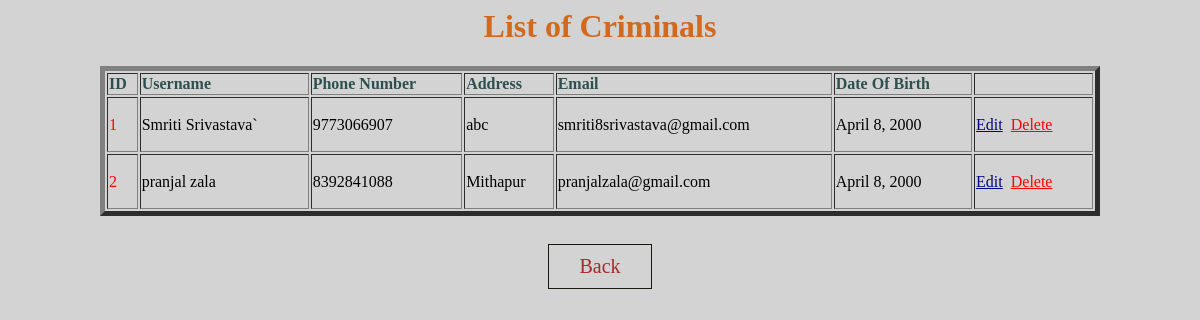
Page /criminal_list on the committed database.
### crms/models.py (models this page shows)
class Criminal(models.Model):
    name=models.CharField(max_length=50)
    phone_no=models.CharField(max_length=10,null=True)
    address=models.CharField(max_length=150,null=True)
    email=models.CharField(max_length=254,null=True)
    occupation=models.CharField(max_length=50,null=True)
    dob=models.DateField(null=True)

### crms/views.py (the view)
# urls.py: path('criminal_list',views.criminal_list,name='criminal_list'),
def criminal_list(request):
    context = {'criminal_list':Criminal.objects.all()}
    return render(request,'criminal_list.html',context)

### templates/criminal_list.html (shortened to what this page needs)
<html>
    <head>
        <body bgcolor="#D3D3D3">
            <center><h1>List of Criminals</h1></center>
            <table border="5" align="center" height=150 width=1000>
                <thead class="border-bottom font-weight-bold">
                    <tr style="font-family:'montserrat';font-weight:bold;color:darkslategrey">
                        <td>ID</td>
                        <td>Username</td>
                        <td>Phone Number</td>
                        <td>Address</td>
                        <td>Email</td>
                        <td>Date Of Birth</td>
                        <td></td>
                    </tr>
                </thead>
                <tbody>
                    {% for criminal in criminal_list %}
                    <tr style="font-family:'montserrat';">
                        <td style="color:red;">{{criminal.id}}</td>
                        <td>{{criminal.name}}</td>
                        <td>{{criminal.phone_no}}</td>
                        <td>{{criminal.address}}</td>
                        <td>{{criminal.email}}</td>
                        <td>{{criminal.dob}}</td>
                        <td>
                            <a href="{% url 'criminal_update' criminal.id %}" style="color:darkblue;">Edit</a>&nbsp;
                            <a href="{% url 'criminal_delete' criminal.id %}" style="color:red;">Delete</a>&nbsp;
                        </td>
                    </tr>
                    {% endfor %}
                </tbody>
            </table>
            <div class="container">
				<br><center><a href="writer_page"><button class="btn btn">Back</button></a></center>
			</div>
        </body>
    </head>
</html>

### templates/criminal_list.html (style rules this page uses)
h1 { font-family: "montserrat"; color: chocolate; font-weight: bold; }
.btn { border: 1px solid #18180e; background:none; padding: 10px 30px; font-size: 20px; font-family: "montserrat"; cursor: pointer; margin: 10px; transition: 0.9s; position: relative; overflow: hidden; color:brown }

### rows in the picture
Criminal: id "1", name "Smriti Srivastava`", phone_no "9773066907", address "abc", email "smriti8srivastava@gmail.com", dob "April 8, 2000"
Criminal: id "2", name "pranjal zala", phone_no "8392841088", address "Mithapur", email "pranjalzala@gmail.com", dob "April 8, 2000"
